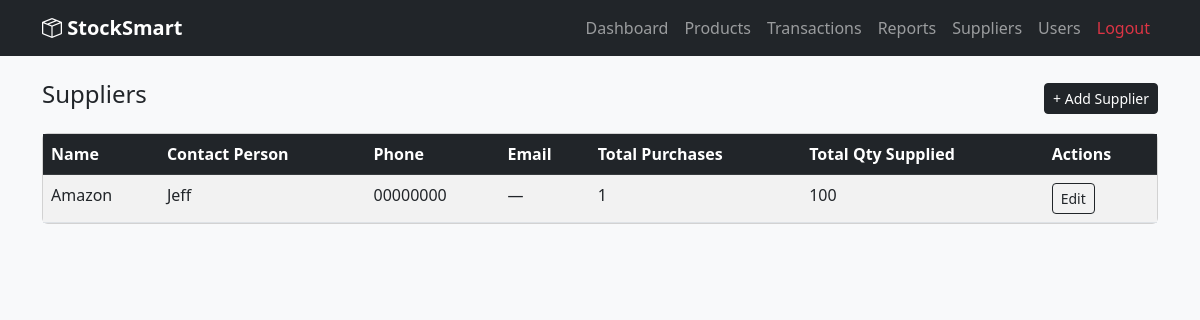
Screenshot of /products/suppliers/ (signed in) with the database file from the repository.
### apps/products/models.py (models this page shows, shortened)
class Supplier(models.Model):
    name = models.CharField(max_length=200)
    contact_person = models.CharField(max_length=200, blank=True, null=True)
    phone = models.CharField(max_length=20, blank=True, null=True)
    email = models.EmailField(blank=True, null=True)
    address = models.TextField(blank=True, null=True)
    created_at = models.DateTimeField(auto_now_add=True)
    def total_purchases(self):
        from apps.transactions.models import Transaction
        return Transaction.objects.filter(
            supplier=self,
            transaction_type='IN'
        ).count()
    def total_quantity_supplied(self):
        from apps.transactions.models import Transaction
        result = Transaction.objects.filter(
            supplier=self,
            transaction_type='IN'
        )
        return sum(t.quantity for t in result)

### apps/transactions/models.py (models this page shows, shortened)
class Transaction(models.Model):
    TRANSACTION_TYPES = [
        ('IN', 'Stock In'),
        ('OUT', 'Stock Out'),
    ]
    OUT_REASONS = [
        ('sold', 'Sold'),
        ('damaged', 'Damaged/Expired'),
        ('internal', 'Internal Use'),
        ('other', 'Other'),
    ]
    product = models.ForeignKey(Product, on_delete=models.CASCADE)
    transaction_type = models.CharField(max_length=3, choices=TRANSACTION_TYPES)
    quantity = models.PositiveIntegerField()
    performed_by = models.ForeignKey(User, on_delete=models.SET_NULL, null=True)
    supplier = models.ForeignKey(Supplier, on_delete=models.SET_NULL, null=True, blank=True)
    out_reason = models.CharField(max_length=20, choices=OUT_REASONS, blank=True, null=True)
    notes = models.TextField(blank=True, null=True)
    date = models.DateTimeField(auto_now_add=True)

### apps/products/views.py (the view)
# urls.py: path('suppliers/', views.supplier_list, name='supplier_list'),
@login_required
def supplier_list(request):
    if not request.user.is_admin():
        messages.error(request, 'Access denied. Admins only.')
        return redirect('product_list')
    suppliers = Supplier.objects.all().order_by('name')
    return render(request, 'products/supplier_list.html', {'suppliers': suppliers})

### apps/accounts/models.py (called while the page is built)
    def is_admin(self):
        return self.role == 'admin'

### templates/products/supplier_list.html
{% extends 'base.html' %}
{% block content %}
<div class="d-flex justify-content-between align-items-center mb-3">
    <h4>Suppliers</h4>
    <a href="{% url 'supplier_add' %}" class="btn btn-dark btn-sm">+ Add Supplier</a>
</div>
<div class="card">
    <div class="card-body p-0">
        <table class="table table-striped mb-0">
            <thead class="table-dark">
                <tr>
                    <th>Name</th>
                    <th>Contact Person</th>
                    <th>Phone</th>
                    <th>Email</th>
                    <th>Total Purchases</th>
                    <th>Total Qty Supplied</th>
                    <th>Actions</th>
                </tr>
            </thead>
            <tbody>
                {% for supplier in suppliers %}
                <tr>
                    <td>{{ supplier.name }}</td>
                    <td>{{ supplier.contact_person|default:"—" }}</td>
                    <td>{{ supplier.phone|default:"—" }}</td>
                    <td>{{ supplier.email|default:"—" }}</td>
                    <td>{{ supplier.total_purchases }}</td>
                    <td>{{ supplier.total_quantity_supplied }}</td>
                    <td>
                        <a href="{% url 'supplier_edit' supplier.pk %}" class="btn btn-sm btn-outline-dark">Edit</a>
                    </td>
                </tr>
                {% empty %}
                <tr><td colspan="7" class="text-center text-muted py-3">No suppliers yet.</td></tr>
                {% endfor %}
            </tbody>
        </table>
    </div>
</div>
{% endblock %}

### rows the page displays
Supplier: name "Amazon", contact_person "Jeff", phone "00000000", email "—", total_purchases "1", total_quantity_supplied "100"
